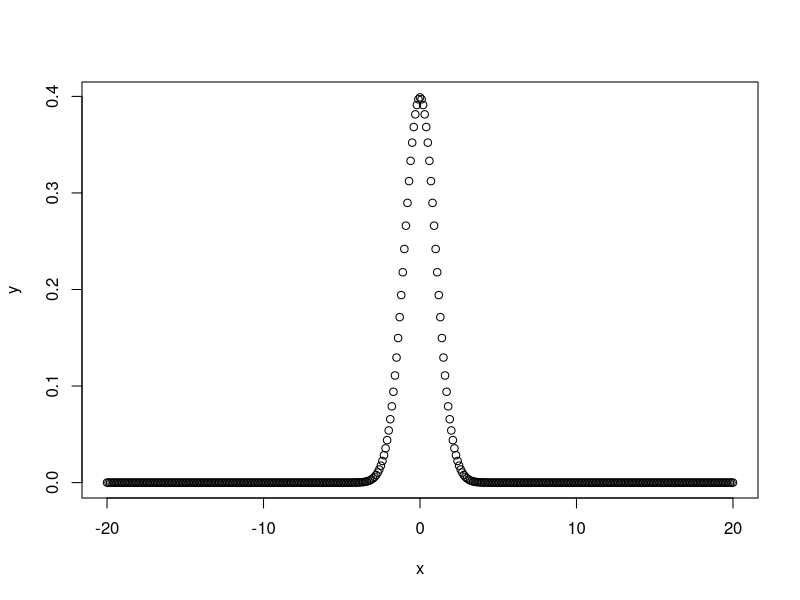
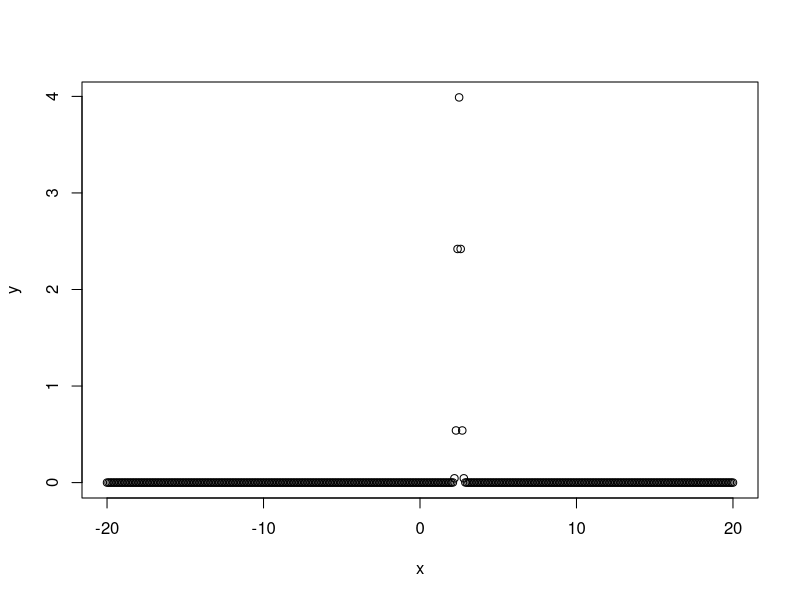
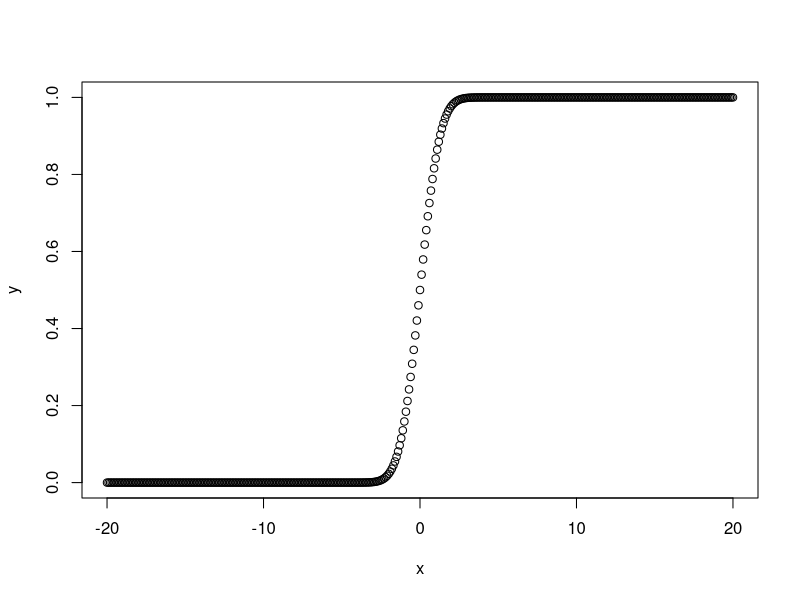
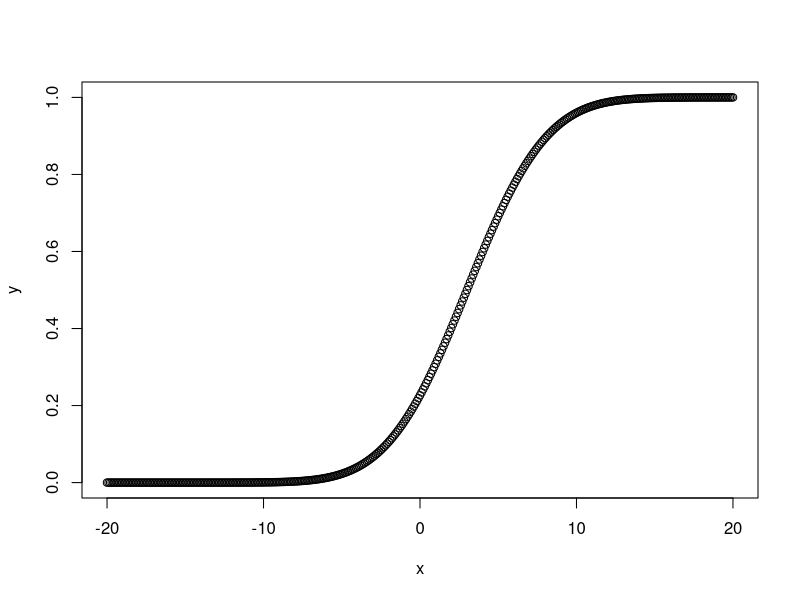
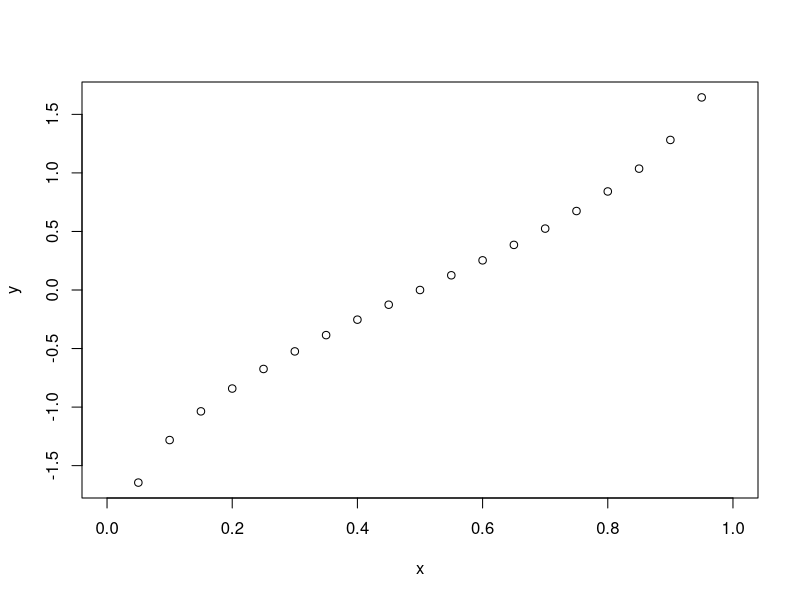
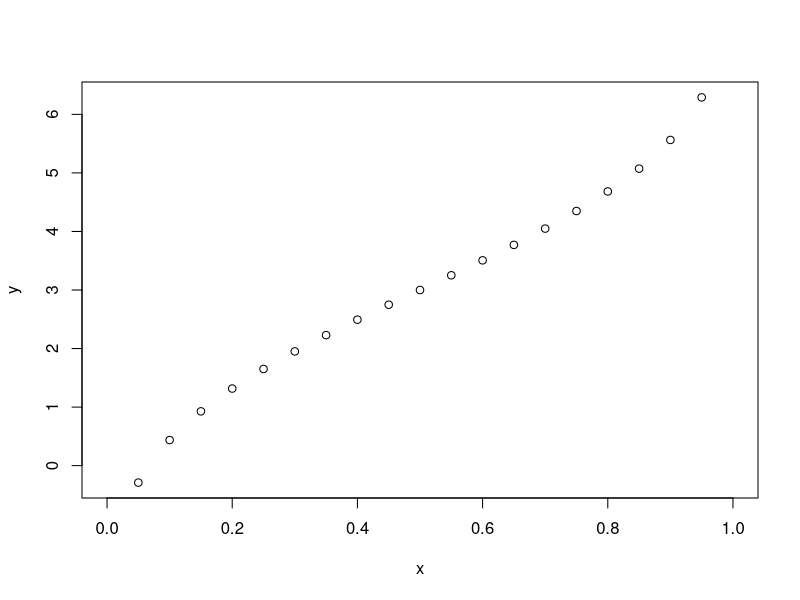
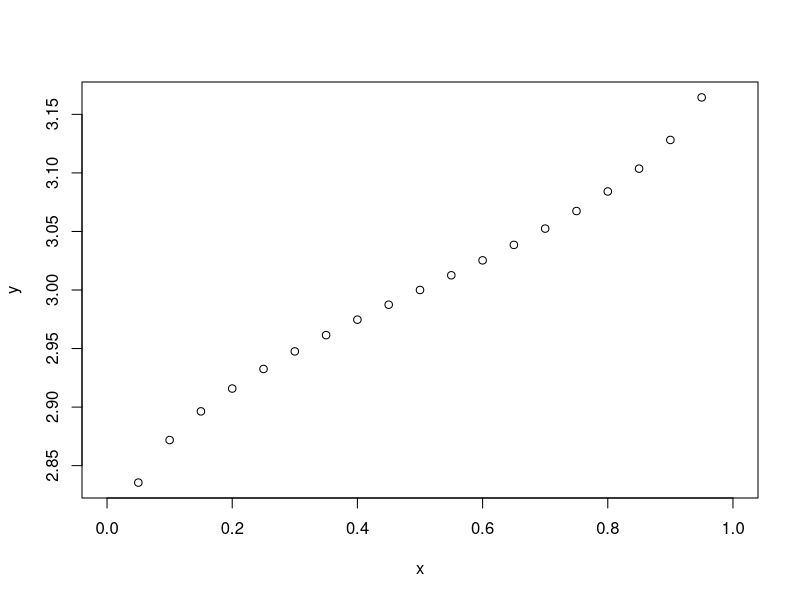
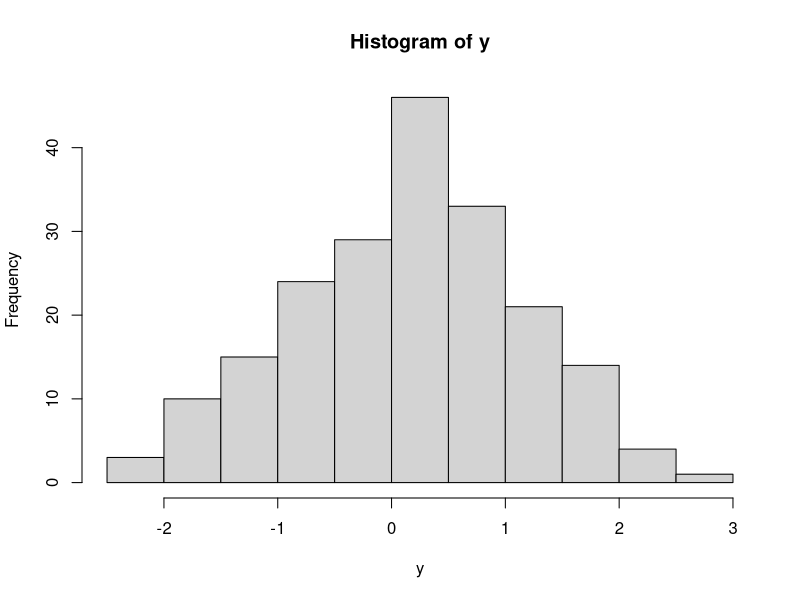

The R source for these figures, in order:
## ---- chunk 1
help(Distributions)
## ---- chunk 2

## ---- chunk 3
dnorm(0)

dnorm(0)*sqrt(2*pi)

dnorm(0,mean=4)

dnorm(0,mean=4,sd=10)

v <- c(0,1,2)
dnorm(v)

x <- seq(-20,20,by=.1)
y <- dnorm(x)
plot(x,y)
y <- dnorm(x,mean=2.5,sd=0.1)
plot(x,y)
## ---- chunk 4
pnorm(0)

pnorm(1)

pnorm(0,mean=2)

pnorm(0,mean=2,sd=3)

v <- c(0,1,2)
pnorm(v)

x <- seq(-20,20,by=.1)
y <- pnorm(x)
plot(x,y)
y <- pnorm(x,mean=3,sd=4)
plot(x,y)
## ---- chunk 5
pnorm(0,lower.tail=FALSE)

pnorm(1,lower.tail=FALSE)

pnorm(0,mean=2,lower.tail=FALSE)

## ---- chunk 6
qnorm(0.5)

qnorm(0.5,mean=1)

qnorm(0.5,mean=1,sd=2)

qnorm(0.5,mean=2,sd=2)

qnorm(0.5,mean=2,sd=4)

qnorm(0.25,mean=2,sd=2)

qnorm(0.333)

qnorm(0.333,sd=3)

qnorm(0.75,mean=5,sd=2)

v = c(0.1,0.3,0.75)
qnorm(v)

x <- seq(0,1,by=.05)
y <- qnorm(x)
plot(x,y)
y <- qnorm(x,mean=3,sd=2)
plot(x,y)
y <- qnorm(x,mean=3,sd=0.1)
plot(x,y)
## ---- chunk 7
rnorm(4)

rnorm(4,mean=3)

rnorm(4,mean=3,sd=3)

rnorm(4,mean=3,sd=3)

y <- rnorm(200)
hist(y)
y <- rnorm(200,mean=-2)
hist(y)
y <- rnorm(200,mean=-2,sd=4)
hist(y)
qqnorm(y)
qqline(y)
## ---- chunk 8
help(TDist)
## ---- chunk 9
x <- seq(-20,20,by=.5)
y <- dt(x,df=10)
plot(x,y)
y <- dt(x,df=50)
plot(x,y)
## ---- chunk 10
pt(-3,df=10)

pt(3,df=10)

1-pt(3,df=10)

pt(3,df=20)

x = c(-3,-4,-2,-1)
pt((mean(x)-2)/sd(x),df=20)

pt((mean(x)-2)/sd(x),df=40)
## ---- chunk 11
qt(0.05,df=10)

qt(0.95,df=10)

qt(0.05,df=20)

qt(0.95,df=20)

v <- c(0.005,.025,.05)
qt(v,df=253)

qt(v,df=25)
## ---- chunk 12
rt(3,df=10)

rt(3,df=20)

rt(3,df=20)
## ---- chunk 13
help(Binomial)
## ---- chunk 14
x <- seq(0,50,by=1)
y <- dbinom(x,50,0.2)
plot(x,y)
y <- dbinom(x,50,0.6)
plot(x,y)
x <- seq(0,100,by=1)
y <- dbinom(x,100,0.6)
plot(x,y)
## ---- chunk 15
pbinom(24,50,0.5)

pbinom(25,50,0.5)

pbinom(25,51,0.5)

pbinom(26,51,0.5)

pbinom(25,50,0.5)

pbinom(25,50,0.25)

pbinom(25,500,0.25)

## ---- chunk 16
qbinom(0.5,51,1/2)

qbinom(0.25,51,1/2)

pbinom(23,51,1/2)

pbinom(22,51,1/2)

## ---- chunk 17
rbinom(5,100,.2)

rbinom(5,100,.7)
## ---- chunk 18
help(Chisquare)
## ---- chunk 19
x <- seq(-20,20,by=.5)
y <- dchisq(x,df=10)
plot(x,y)
y <- dchisq(x,df=12)
plot(x,y)
## ---- chunk 20
pchisq(2,df=10)

pchisq(3,df=10)

1-pchisq(3,df=10)

pchisq(3,df=20)

x = c(2,4,5,6)
pchisq(x,df=20)
## ---- chunk 21
qchisq(0.05,df=10)

qchisq(0.95,df=10)

qchisq(0.05,df=20)

qchisq(0.95,df=20)

v <- c(0.005,.025,.05)
qchisq(v,df=253)

qchisq(v,df=25)
## ---- chunk 22
rchisq(3,df=10)

rchisq(3,df=20)

rchisq(3,df=20)
